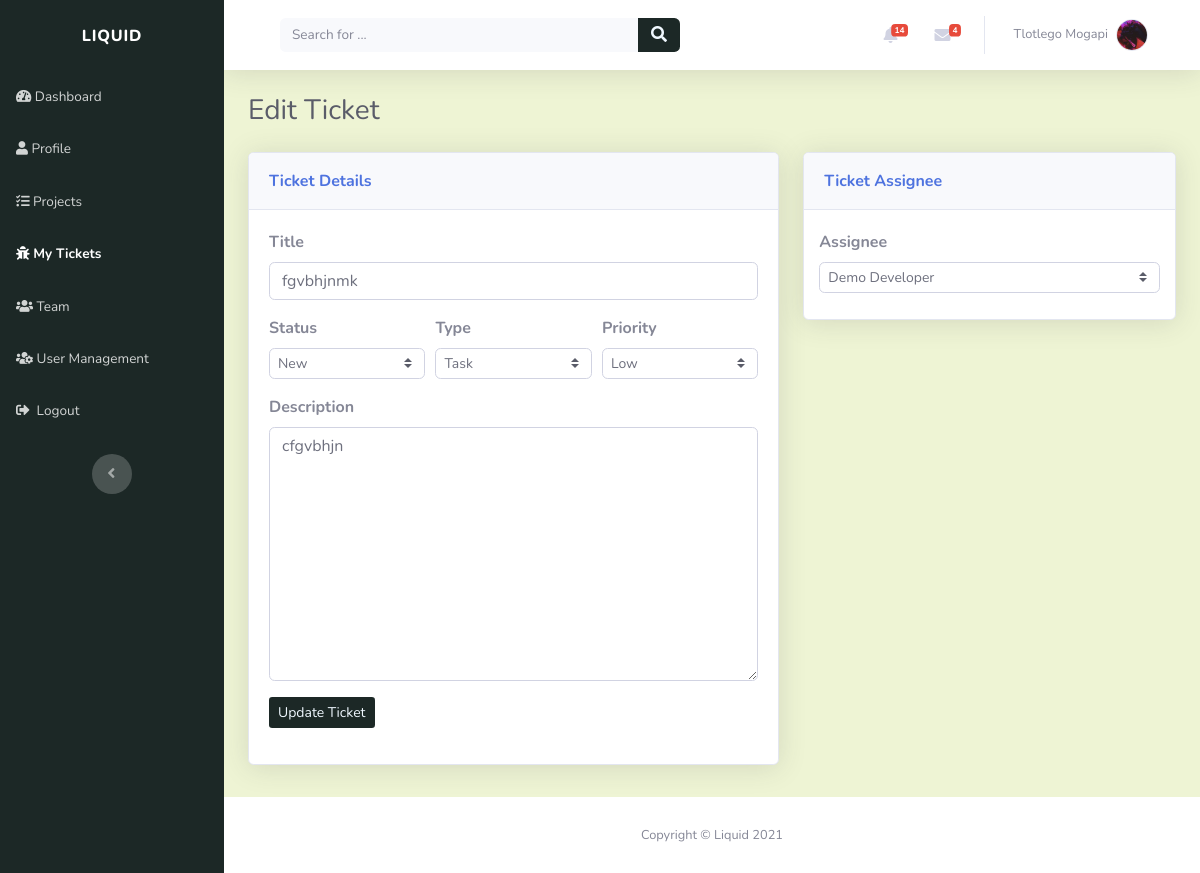
Page /tickets/edit/fgvbhjnmk-vw3mhllr/ (signed in) on the committed database.
### account/models.py (models this page shows, shortened)
class Profile(models.Model):
    user = models.OneToOneField(settings.AUTH_USER_MODEL, on_delete=models.CASCADE, unique=True)
    profile_picture = models.ImageField(default='profile_images/default.jpg', upload_to='profile_images', blank=True)
    website = models.URLField(blank=True)
    first_name = models.CharField(max_length=30, blank=True)
    last_name = models.CharField(max_length=30, blank=True)
    address = models.CharField(max_length=50, blank=True)
    city = models.CharField(max_length=50, blank=True)
    country = models.CharField(max_length=50, blank=True)
    slug = models.SlugField(unique=True, blank=True)

### tickets/models.py (models this page shows, shortened)
class Ticket(models.Model):
    TICKET_PRIORITY = (
        ('LOW', 'Low'),
        ('MEDIUM', 'Medium'),
        ('HIGH', 'High'),
    )
    TICKET_STATUS = (
        ('NEW', 'New'),
        ('IN_PROGRESS', 'In Progress'),
        ('RESOLVED', 'Resolved'),
    )
    TICKET_TYPE = (
        ('TASK', 'Task'),
        ('BUG', 'Bug'),
        ('CHANGE', 'Change'),
        ('FEATURE', 'Feature request')
    )
    title = models.CharField(max_length=50)
    description = models.CharField(max_length=200)
    created_by = models.ForeignKey(Profile, on_delete=models.CASCADE)
    project = models.ForeignKey(Project, related_name="tickets", on_delete=models.CASCADE)
    created_on = models.DateTimeField(verbose_name="created_on", auto_now_add=True)
    updated = models.DateTimeField(verbose_name="date updated", auto_now=True)
    priority = models.CharField(max_length=12, choices=TICKET_PRIORITY, default='LOW')
    status = models.CharField(max_length=12, choices=TICKET_STATUS, default='NEW')
    class_type = models.CharField(max_length=12, choices=TICKET_TYPE, default='TASK')
    slug = models.SlugField(unique=True, blank=True)

### tickets/views.py (the view)
# urls.py: path('edit/<slug:slug>/', views.edit_ticket_view, name="edit_ticket"),
@login_required(login_url='login_page')
def edit_ticket_view(request, slug):
    context = {}
    ticket = get_object_or_404(Ticket, slug=slug)
    ticket_assignee = get_object_or_404(TicketAssignee, ticket=ticket)
    if request.method == "POST":
        form = TicketForm(request.POST)
        if form.is_valid():
            title = form.cleaned_data["title"]
            status = form.cleaned_data['status']
            class_type = form.cleaned_data['class_type']
            priority = form.cleaned_data['priority']
            description = form.cleaned_data["description"]
            ticket.title = title
            ticket.description = description
            ticket.status = status
            ticket.class_type = class_type
            ticket.priority = priority
            ticket.save()
            assignee_id = form.cleaned_data["assignee"]
            assigned_user = get_object_or_404(Profile, id=assignee_id)
            ticket_assignee = get_object_or_404(TicketAssignee, ticket=ticket)
            if not ticket_assignee:
                new_ticket_assignee = TicketAssignee.objects.create(user=assigned_user, ticket=ticket)
            else:
                ticket_assignee.user = assigned_user
                ticket_assignee.save()
            return redirect('tickets_page')
    else:
        user = request.user
        user_profile = get_object_or_404(Profile, user=user)
        user_project_role = ProjectRole.objects.filter(project=ticket.project).filter(user=user_profile).first()
        context['user_project_role'] = user_project_role
        context['ticket'] = ticket
        context['form'] = TicketForm(initial={'title': ticket.title, 'description': ticket.description,
                                              'status': ticket.status, 'class_type': ticket.class_type, 'priority': ticket.priority, 'assignee': ticket_assignee.user.id})
    return render(request, "tickets/edit_ticket.html", context)

### tickets/forms.py
class TicketForm(forms.Form):
    title = forms.CharField(max_length=50, widget=forms.TextInput(attrs={'class': 'form-control', 'name': "name", 'required': ""}))
    description = forms.CharField(max_length=200, widget=forms.Textarea(attrs={'class': 'form-control', 'name': "description", 'required': ""}))
    status = forms.ChoiceField(choices=Ticket.TICKET_STATUS, widget=forms.Select(attrs={'class': select_styling}), label_suffix="")
    priority = forms.ChoiceField(choices=Ticket.TICKET_PRIORITY, widget=forms.Select(attrs={'class': select_styling, }), label_suffix="")
    class_type = forms.ChoiceField(choices=Ticket.TICKET_TYPE, widget=forms.Select(attrs={'class': select_styling}), label_suffix="")
    assignee = forms.ChoiceField(choices=((str(p.id), p.first_name + " " + p.last_name)
                                          for p in Profile.objects.all().order_by('first_name')), widget=forms.Select(attrs={'class': select_styling}))

### index/custom_processors.py (called while the page is built)
def profile_processor(request):
    if request.user.is_authenticated:
        user = request.user
        user_profile = get_object_or_404(Profile, user=user)
        user_messages = DirectMessage.objects.filter(receiver=user_profile).filter(status='UNREAD').order_by('-created_on')[:5]
        user_alerts = Alert.objects.filter(user=user_profile).filter(status='UNREAD').order_by('-created_on')[:5]
        return {'profile': user_profile, 'direct_messages': user_messages, 'alerts': user_alerts}
    else:
        return{}

### tickets/templates/tickets/edit_ticket.html (shortened to what this page needs)
{% extends "index/header.html" %}
{% block content %}
<h3 class="text-dark mb-4">Edit Ticket</h3>
<form method="POST" action="{% url 'edit_ticket' ticket.slug %}">
	<div class="row mb-3">
		<div class="col-lg-7">
			<div class="row">
				<div class="col">
					<div class="card shadow mb-3">
						<div class="card-header py-3">
							<p class="text-primary m-0 font-weight-bold" style="color: rgb(28, 40, 38)">
								Ticket Details
							</p>
						</div>
						<div class="card-body">
							<div class="form-row">
								<div class="col">
									<div class="form-group">
										<label for="username"><strong>Title</strong></label
										>{{ form.title }}
									</div>
								</div>
							</div>
							<div class="form-row">
								<div class="col">
									<div class="form-group">
										<label for="first_name"><strong>Status</strong></label
										>
										{{form.status}}
									</div>
								</div>
								<div class="col">
									<div class="form-group">
										<label for="first_name"><strong>Type</strong></label
										>
										{{form.class_type}}
									</div>
								</div>
								<div class="col">
									<div class="form-group">
										<label for="first_name"><strong>Priority</strong></label
										>
										{{form.priority}}
									</div>
								</div>
							</div>
							<div class="form-row">
								<div class="col">
									<div class="form-group">
										<label for="first_name"><strong>Description</strong></label
										>{{ form.description }}
									</div>
								</div>
							</div>
							<div class="form-group">
								<button
									class="btn btn-sm"
									type="submit"
									style="background: rgb(28, 40, 38); color: aliceblue;"
								>
									Update&nbsp;Ticket
								</button>
							</div>
						</div>
					</div>
				</div>
			</div>
		</div>
		<div class="col-lg-5">
			<div class="row">
				<div class="col">
					<div class="card shadow mb-3">
						<div class="card-header py-3">
							<p class="text-primary m-0 font-weight-bold" style="color: rgb(28, 40, 38)">
								Ticket Assignee
							</p>
						</div>
						<div class="form-row" style="margin: 10px; margin-top: 20px;">
							<div class="col">
								<div class="form-group">
									<label for="first_name"><strong>Assignee</strong></label>
									{{form.assignee}}
								</div>
							</div>
						</div>
					</div>
				</div>
			</div>
		</div>
	</div>
</form>
{% endblock %}

### index/templates/index/snippets/navbar.html (shortened to what this page needs)
<nav
	class="navbar navbar-light navbar-expand bg-white shadow mb-4 topbar static-top"
	style="background: rgb(238, 244, 212)"
>
	<div class="container-fluid">
		<div class="container-fluid">
			<form
				method="GET"
				action="{% url 'index_page' %}"
				target="_self"
				class="form-inline d-none d-sm-inline-block mr-auto ml-md-3 my-2 my-md-0 mw-100 navbar-search"
			>
				<div class="input-group">
					<input
						class="bg-light form-control border-0 small"
						type="search"
						placeholder="Search for ..."
						value="{{query}}"
						name="q"
						required
					/>
					<div class="input-group-append">
						<button class="btn py-0" type="submit" style="background: rgb(28, 40, 38); color: aliceblue;">
							<em class="fas fa-search"></em>
						</button>
					</div>
				</div>
			</form>
			<ul class="nav navbar-nav flex-nowrap ml-auto">
				<li class="nav-item dropdown no-arrow mx-1">
					<div class="nav-item dropdown no-arrow">
						<a class="dropdown-toggle nav-link" data-toggle="dropdown" aria-expanded="false" href="#"
							>{% if alerts %}<span class="badge badge-danger badge-counter"
								>{{profile.alert_set.all.count}}</span
							>
							{%endif%}<em class="fas fa-bell fa-fw"></em
						></a>
					</div>
				</li>
				<li class="nav-item dropdown no-arrow mx-1">
					<div class="nav-item dropdown no-arrow">
						<a class="dropdown-toggle nav-link" data-toggle="dropdown" aria-expanded="false" href="#"
							><em class="fas fa-envelope fa-fw"></em>{% if direct_messages %}<span
								class="badge badge-danger badge-counter"
								>{{profile.direct_messages.all.count}}</span
							>{%endif%}</a
						>
					</div>
				</li>
				<li class="nav-item dropdown no-arrow">
					<div class="nav-item dropdown no-arrow">
						<a class="dropdown-toggle nav-link" data-toggle="dropdown" aria-expanded="false" href="#"
							><span class="d-none d-lg-inline mr-2 text-gray-600 small">
								{% if profile.first_name and profile.last_name %} {{profile.first_name}}
								{{profile.last_name}} {% else %} {{user}} {%endif%}
							</span>
							<img
								class="border rounded-circle img-profile"
								src="{{profile.profile_picture.url}}"
								alt="user image"
							/>
						</a>
					</div>
				</li>
			</ul>
		</div>
	</div>
</nav>

### rows in the picture
Profile: alert_set.all.count "14", direct_messages.all.count "4", first_name "Tlotlego", last_name "Mogapi", profile_picture (picture)
Ticket: title "fgvbhjnmk", status "New", class_type "Task", priority "Low", description "cfgvbhjn"
